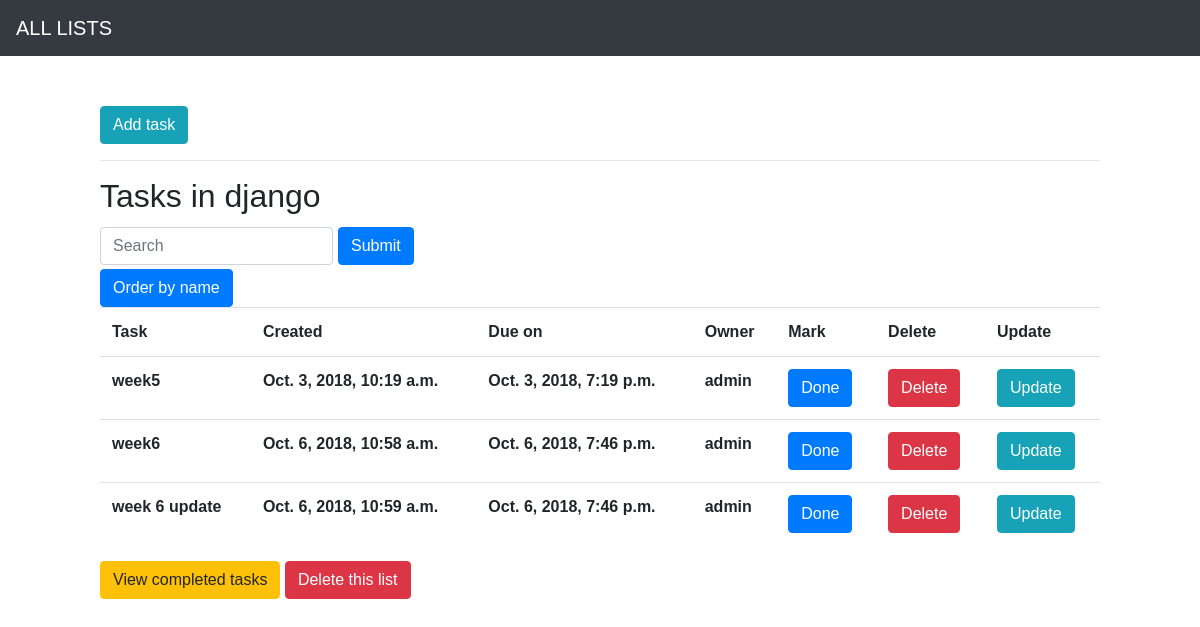
Before: /1/todolist with the older database file.
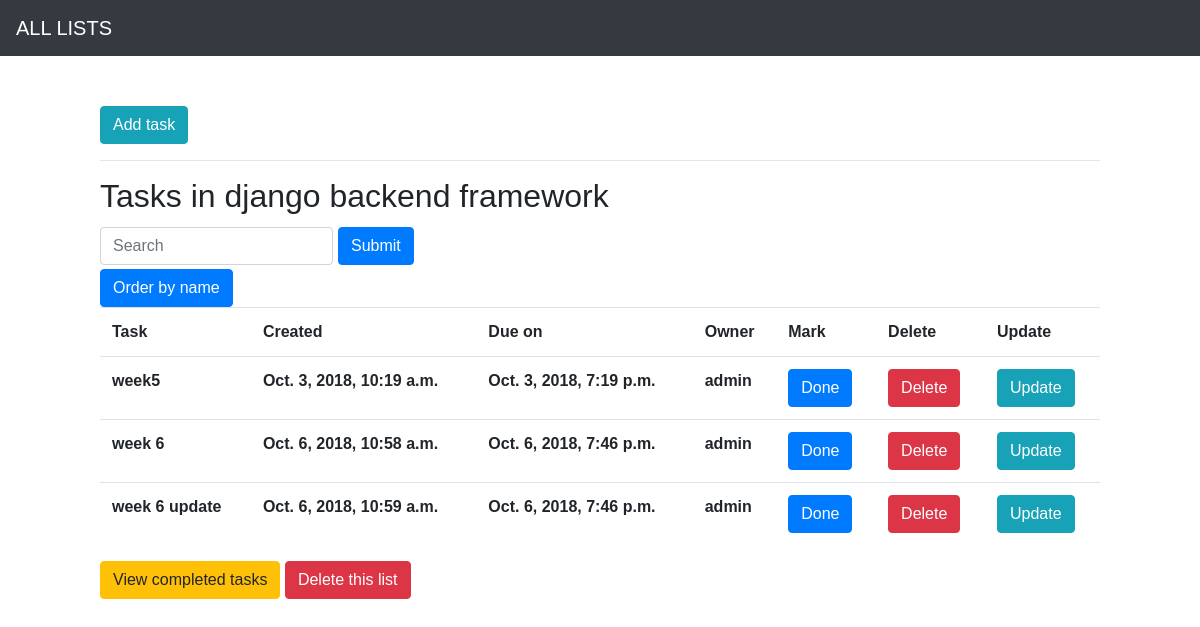
After: the same page with the newer database file.
### main/models.py (models this page shows, shortened)
class List(models.Model):
    name = models.CharField(max_length=255)

class Task(models.Model):
    name = models.CharField(max_length = 255)
    created = models.DateTimeField(default=datetime.now())
    due_on = models.DateTimeField(default=None)
    owner = models.ForeignKey(User, on_delete=models.CASCADE)
    mark = models.BooleanField(default = False)
    list_id = models.ForeignKey(List, on_delete=models.CASCADE, default=None, related_name='tasks')

### main/views.py (the view, shortened to what this page needs)
# urls.py: path('<int:fk>/todolist', views.to_do_list),
def to_do_list(request, fk):
    if request.method == 'GET':
        form = SearchListForm(request.GET)
    the_list = List.objects.get(id = fk)
    tasks = the_list.tasks.all()
    context = {
        'tasks': tasks,
        'list': the_list,
        'fk': fk,
    }
    return render(request, 'main/todo_list.html', context)

### templates/main/todo_list.html
{% extends 'base.html'%}
{% load staticfiles %}
{% block header %}
<a href="./new_task"><button type="button" class="btn btn-info">Add task</button></a>
{% endblock%}
{% block content %}
<hr>
<h2>Tasks in {{list.name}}</h2>
<form method="GET" class="form-inline" action="">
    <input class="form-control" type="text" name = "name" placeholder="Search">
    <button type="submit" class="btn btn-primary my-1" style="margin-left: 5px;">Submit</button>
</form>
<button type="button" class="btn btn-primary" onclick="window.location.href='/1/todolist?order=name'" >Order by name</button>
<table class="table">
    <tr>
        <th>Task</th>
        <th>Created</th>
        <th>Due on</th>
        <th>Owner</th>
        <th>Mark</th>
        <th>Delete</th>
        <th>Update</th>
    </tr>
    {% for task in tasks %}
    {% if task.mark is False %}
    <tr>
        <th>{{task.name}}</th>
        <th>{{task.created}}</th>
        <th>{{task.due_on}}</th>
        <th>{{task.owner}}</th>
        <th>
            <a href="./updatetask/{{task.id}}"><button type="button" class="btn btn-primary">Done</button></a>
        </th>
        <th>
            <a href="./deletetask/{{task.id}}"><button type="button" class="btn btn-danger">Delete</button></a>
        </th>
        <th>
            <a href="./updatealltask/{{task.id}}"><button type="button" class="btn btn-info">Update</button></a>
        </th>
    {% endif %}
    </tr>
    {% endfor %}
</table>
{% endblock %}
{% block footer %}
<a href="./donelist"><button type="button"  class="btn btn-warning">View completed tasks</button></a>
<a href="./delete_list"><button type="button"  class="btn btn-danger">Delete this list</button></a>
{% endblock%}

Changed rows visible on the page:
changed List: name "django" → "django backend framework"
changed Task: name "week6" → "week 6"
